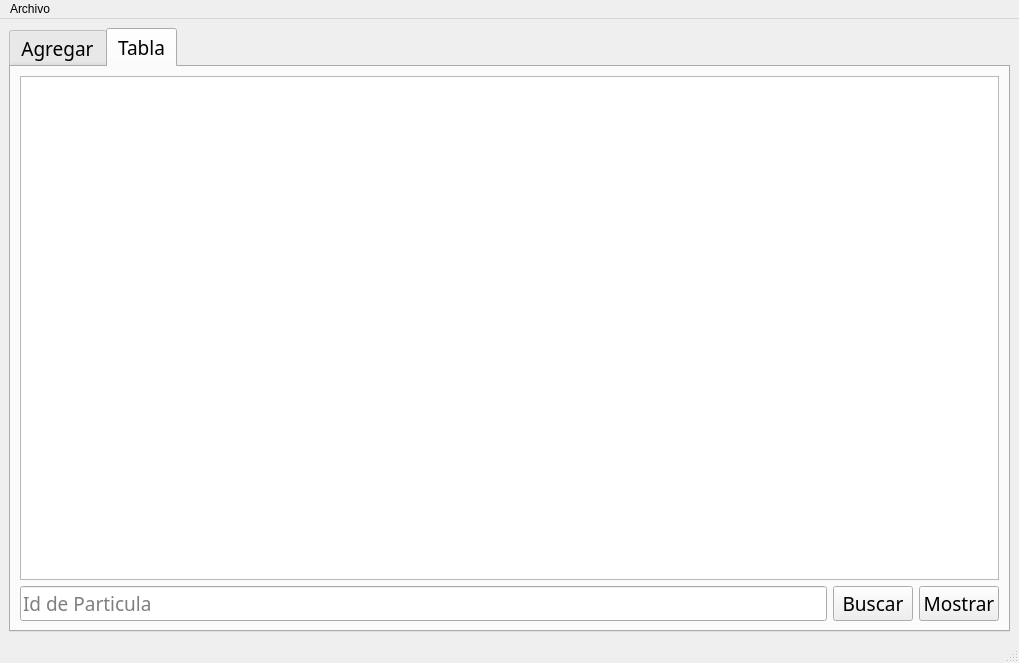
<?xml version="1.0" encoding="UTF-8"?>
<ui version="4.0">
 <class>MainWindow</class>
 <widget class="QMainWindow" name="MainWindow">
  <property name="geometry">
   <rect>
    <x>0</x>
    <y>0</y>
    <width>1019</width>
    <height>585</height>
   </rect>
  </property>
  <property name="windowTitle">
   <string>Particulas</string>
  </property>
  <widget class="QWidget" name="centralwidget">
   <layout class="QGridLayout" name="gridLayout_3">
    <item row="0" column="0">
     <widget class="QTabWidget" name="tabWidget">
      <property name="font">
       <font>
        <family>Pristina</family>
        <pointsize>14</pointsize>
       </font>
      </property>
      <property name="currentIndex">
       <number>1</number>
      </property>
      <widget class="QWidget" name="tab">
       <attribute name="title">
        <string>Agregar</string>
       </attribute>
       <layout class="QGridLayout" name="gridLayout_2">
        <item row="0" column="0">
         <widget class="QGroupBox" name="groupBox">
          <property name="title">
           <string/>
          </property>
          <layout class="QGridLayout" name="gridLayout">
           <item row="0" column="1" colspan="2">
            <widget class="QSpinBox" name="Id_spinBox">
             <property name="font">
              <font>
               <family>Rage Italic</family>
               <pointsize>14</pointsize>
              </font>
             </property>
            </widget>
           </item>
           <item row="8" column="1" colspan="2">
            <widget class="QSpinBox" name="Green_spinBox">
             <property name="palette">
              <palette>
               <active>
                <colorrole role="Text">
                 <brush brushstyle="SolidPattern">
                  <color alpha="255">
                   <red>0</red>
                   <green>170</green>
                   <blue>127</blue>
                  </color>
                 </brush>
                </colorrole>
                <colorrole role="PlaceholderText">
                 <brush brushstyle="SolidPattern">
                  <color alpha="128">
                   <red>0</red>
                   <green>170</green>
                   <blue>127</blue>
                  </color>
                 </brush>
                </colorrole>
               </active>
               <inactive>
                <colorrole role="Text">
                 <brush brushstyle="SolidPattern">
                  <color alpha="255">
                   <red>0</red>
                   <green>170</green>
                   <blue>127</blue>
                  </color>
                 </brush>
                </colorrole>
                <colorrole role="PlaceholderText">
                 <brush brushstyle="SolidPattern">
                  <color alpha="128">
                   <red>0</red>
                   <green>170</green>
                   <blue>127</blue>
                  </color>
                 </brush>
                </colorrole>
               </inactive>
               <disabled>
                <colorrole role="Text">
                 <brush brushstyle="SolidPattern">
                  <color alpha="255">
                   <red>120</red>
                   <green>120</green>
                   <blue>120</blue>
                  </color>
                 </brush>
                </colorrole>
                <colorrole role="PlaceholderText">
                 <brush brushstyle="SolidPattern">
                  <color alpha="128">
                   <red>0</red>
                   <green>0</green>
                   <blue>0</blue>
                  </color>
                 </brush>
                </colorrole>
               </disabled>
              </palette>
             </property>
             <property name="font">
              <font>
               <family>Rage Italic</family>
               <pointsize>14</pointsize>
              </font>
             </property>
             <property name="maximum">
              <number>255</number>
             </property>
            </widget>
           </item>
           <item row="8" column="0">
            <widget class="QLabel" name="Green">
             <property name="palette">
              <palette>
               <active>
                <colorrole role="WindowText">
                 <brush brushstyle="SolidPattern">
                  <color alpha="255">
                   <red>0</red>
                   <green>170</green>
                   <blue>127</blue>
                  </color>
                 </brush>
                </colorrole>
               </active>
               <inactive>
                <colorrole role="WindowText">
                 <brush brushstyle="SolidPattern">
                  <color alpha="255">
                   <red>0</red>
                   <green>170</green>
                   <blue>127</blue>
                  </color>
                 </brush>
                </colorrole>
               </inactive>
               <disabled>
                <colorrole role="WindowText">
                 <brush brushstyle="SolidPattern">
                  <color alpha="255">
                   <red>120</red>
                   <green>120</green>
                   <blue>120</blue>
                  </color>
                 </brush>
                </colorrole>
               </disabled>
              </palette>
             </property>
             <property name="font">
              <font>
               <family>Rage Italic</family>
               <pointsize>14</pointsize>
              </font>
             </property>
             <property name="text">
              <string>Green:</string>
             </property>
            </widget>
           </item>
           <item row="4" column="1" colspan="2">
            <widget class="QSpinBox" name="DestinoY_spinBox">
             <property name="font">
              <font>
               <family>Rage Italic</family>
               <pointsize>14</pointsize>
              </font>
             </property>
             <property name="maximum">
              <number>500</number>
             </property>
            </widget>
           </item>
           <item row="0" column="0">
            <widget class="QLabel" name="Id">
             <property name="font">
              <font>
               <family>Rage Italic</family>
               <pointsize>14</pointsize>
              </font>
             </property>
             <property name="text">
              <string>Id:</string>
             </property>
            </widget>
           </item>
           <item row="5" column="1" colspan="2">
            <widget class="QSpinBox" name="Velocidad_spinBox">
             <property name="font">
              <font>
               <family>Rage Italic</family>
               <pointsize>14</pointsize>
              </font>
             </property>
            </widget>
           </item>
           <item row="2" column="1" colspan="2">
            <widget class="QSpinBox" name="OrigenY_spinBox">
             <property name="font">
              <font>
               <family>Rage Italic</family>
               <pointsize>14</pointsize>
              </font>
             </property>
             <property name="maximum">
              <number>500</number>
             </property>
            </widget>
           </item>
           <item row="6" column="0">
            <widget class="QLabel" name="Color">
             <property name="palette">
              <palette>
               <active>
                <colorrole role="WindowText">
                 <brush brushstyle="SolidPattern">
                  <color alpha="255">
                   <red>85</red>
                   <green>0</green>
                   <blue>127</blue>
                  </color>
                 </brush>
                </colorrole>
               </active>
               <inactive>
                <colorrole role="WindowText">
                 <brush brushstyle="SolidPattern">
                  <color alpha="255">
                   <red>85</red>
                   <green>0</green>
                   <blue>127</blue>
                  </color>
                 </brush>
                </colorrole>
               </inactive>
               <disabled>
                <colorrole role="WindowText">
                 <brush brushstyle="SolidPattern">
                  <color alpha="255">
                   <red>120</red>
                   <green>120</green>
                   <blue>120</blue>
                  </color>
                 </brush>
                </colorrole>
               </disabled>
              </palette>
             </property>
             <property name="font">
              <font>
               <family>Rage Italic</family>
               <pointsize>14</pointsize>
              </font>
             </property>
             <property name="text">
              <string>Color</string>
             </property>
            </widget>
           </item>
           <item row="3" column="1" colspan="2">
            <widget class="QSpinBox" name="DestinoX_spinBox">
             <property name="font">
              <font>
               <family>Rage Italic</family>
               <pointsize>14</pointsize>
              </font>
             </property>
             <property name="maximum">
              <number>500</number>
             </property>
            </widget>
           </item>
           <item row="9" column="0">
            <widget class="QLabel" name="Blue">
             <property name="palette">
              <palette>
               <active>
                <colorrole role="WindowText">
                 <brush brushstyle="SolidPattern">
                  <color alpha="255">
                   <red>0</red>
                   <green>0</green>
                   <blue>255</blue>
                  </color>
                 </brush>
                </colorrole>
               </active>
               <inactive>
                <colorrole role="WindowText">
                 <brush brushstyle="SolidPattern">
                  <color alpha="255">
                   <red>0</red>
                   <green>0</green>
                   <blue>255</blue>
                  </color>
                 </brush>
                </colorrole>
               </inactive>
               <disabled>
                <colorrole role="WindowText">
                 <brush brushstyle="SolidPattern">
                  <color alpha="255">
                   <red>120</red>
                   <green>120</green>
                   <blue>120</blue>
                  </color>
                 </brush>
                </colorrole>
               </disabled>
              </palette>
             </property>
             <property name="font">
              <font>
               <family>Rage Italic</family>
               <pointsize>14</pointsize>
              </font>
             </property>
             <property name="text">
              <string>Blue:</string>
             </property>
            </widget>
           </item>
           <item row="7" column="0">
            <widget class="QLabel" name="Red">
             <property name="palette">
              <palette>
               <active>
                <colorrole role="WindowText">
                 <brush brushstyle="SolidPattern">
                  <color alpha="255">
                   <red>197</red>
                   <green>0</green>
                   <blue>0</blue>
                  </color>
                 </brush>
                </colorrole>
               </active>
               <inactive>
                <colorrole role="WindowText">
                 <brush brushstyle="SolidPattern">
                  <color alpha="255">
                   <red>197</red>
                   <green>0</green>
                   <blue>0</blue>
                  </color>
                 </brush>
                </colorrole>
               </inactive>
               <disabled>
                <colorrole role="WindowText">
                 <brush brushstyle="SolidPattern">
                  <color alpha="255">
                   <red>120</red>
                   <green>120</green>
                   <blue>120</blue>
                  </color>
                 </brush>
                </colorrole>
               </disabled>
              </palette>
             </property>
             <property name="font">
              <font>
               <family>Rage Italic</family>
               <pointsize>14</pointsize>
              </font>
             </property>
             <property name="text">
              <string>Red:</string>
             </property>
            </widget>
           </item>
           <item row="11" column="0" colspan="3">
            <widget class="QPushButton" name="AgregarInicio">
             <property name="font">
              <font>
               <family>Broadway</family>
               <pointsize>12</pointsize>
              </font>
             </property>
             <property name="text">
              <string>Agregar Inicio</string>
             </property>
            </widget>
           </item>
           <item row="10" column="0" colspan="3">
            <widget class="QPushButton" name="AgregarFinal">
             <property name="font">
              <font>
               <family>Broadway</family>
               <pointsize>12</pointsize>
              </font>
             </property>
             <property name="cursor">
              <cursorShape>ArrowCursor</cursorShape>
             </property>
             <property name="text">
              <string>Agregar Final</string>
             </property>
            </widget>
           </item>
           <item row="9" column="1" colspan="2">
            <widget class="QSpinBox" name="Blue_spinBox">
             <property name="palette">
              <palette>
               <active>
                <colorrole role="Text">
                 <brush brushstyle="SolidPattern">
                  <color alpha="255">
                   <red>0</red>
                   <green>0</green>
                   <blue>255</blue>
                  </color>
                 </brush>
                </colorrole>
                <colorrole role="ButtonText">
                 <brush brushstyle="SolidPattern">
                  <color alpha="255">
                   <red>0</red>
                   <green>0</green>
                   <blue>0</blue>
                  </color>
                 </brush>
                </colorrole>
                <colorrole role="PlaceholderText">
                 <brush brushstyle="SolidPattern">
                  <color alpha="128">
                   <red>0</red>
                   <green>0</green>
                   <blue>255</blue>
                  </color>
                 </brush>
                </colorrole>
               </active>
               <inactive>
                <colorrole role="Text">
                 <brush brushstyle="SolidPattern">
                  <color alpha="255">
                   <red>0</red>
                   <green>0</green>
                   <blue>255</blue>
                  </color>
                 </brush>
                </colorrole>
                <colorrole role="ButtonText">
                 <brush brushstyle="SolidPattern">
                  <color alpha="255">
                   <red>0</red>
                   <green>0</green>
                   <blue>0</blue>
                  </color>
                 </brush>
                </colorrole>
                <colorrole role="PlaceholderText">
                 <brush brushstyle="SolidPattern">
                  <color alpha="128">
                   <red>0</red>
                   <green>0</green>
                   <blue>255</blue>
                  </color>
                 </brush>
                </colorrole>
               </inactive>
               <disabled>
                <colorrole role="Text">
                 <brush brushstyle="SolidPattern">
                  <color alpha="255">
                   <red>120</red>
                   <green>120</green>
                   <blue>120</blue>
                  </color>
                 </brush>
                </colorrole>
                <colorrole role="ButtonText">
                 <brush brushstyle="SolidPattern">
                  <color alpha="255">
                   <red>120</red>
                   <green>120</green>
                   <blue>120</blue>
                  </color>
                 </brush>
                </colorrole>
                <colorrole role="PlaceholderText">
                 <brush brushstyle="SolidPattern">
                  <color alpha="128">
                   <red>0</red>
                   <green>0</green>
                   <blue>0</blue>
                  </color>
                 </brush>
                </colorrole>
               </disabled>
              </palette>
             </property>
             <property name="font">
              <font>
               <family>Rage Italic</family>
               <pointsize>14</pointsize>
              </font>
             </property>
             <property name="maximum">
              <number>255</number>
             </property>
            </widget>
           </item>
           <item row="4" column="0">
            <widget class="QLabel" name="DestinoY">
             <property name="font">
              <font>
               <family>Rage Italic</family>
               <pointsize>14</pointsize>
              </font>
             </property>
             <property name="text">
              <string>Destino en y:</string>
             </property>
            </widget>
           </item>
           <item row="5" column="0">
            <widget class="QLabel" name="Velocidad">
             <property name="font">
              <font>
               <family>Rage Italic</family>
               <pointsize>14</pointsize>
              </font>
             </property>
             <property name="text">
              <string>Velocidad:</string>
             </property>
            </widget>
           </item>
           <item row="2" column="0">
            <widget class="QLabel" name="OrigenY">
             <property name="font">
              <font>
               <family>Rage Italic</family>
               <pointsize>14</pointsize>
              </font>
             </property>
             <property name="text">
              <string>Origen en y:</string>
             </property>
            </widget>
           </item>
           <item row="1" column="1" colspan="2">
            <widget class="QSpinBox" name="OrigenX_spinBox">
             <property name="font">
              <font>
               <family>Rage Italic</family>
               <pointsize>14</pointsize>
              </font>
             </property>
             <property name="maximum">
              <number>500</number>
             </property>
            </widget>
           </item>
           <item row="3" column="0">
            <widget class="QLabel" name="DestinoX">
             <property name="font">
              <font>
               <family>Rage Italic</family>
               <pointsize>14</pointsize>
              </font>
             </property>
             <property name="text">
              <string>Destino en x:</string>
             </property>
            </widget>
           </item>
           <item row="1" column="0">
            <widget class="QLabel" name="OrigenX">
             <property name="font">
              <font>
               <family>Rage Italic</family>
               <pointsize>14</pointsize>
              </font>
             </property>
             <property name="text">
              <string>Origen en x:</string>
             </property>
            </widget>
           </item>
           <item row="12" column="0" colspan="3">
            <widget class="QPushButton" name="Mostrar">
             <property name="font">
              <font>
               <family>Broadway</family>
               <pointsize>12</pointsize>
              </font>
             </property>
             <property name="text">
              <string>Mostrar</string>
             </property>
            </widget>
           </item>
           <item row="7" column="1" colspan="2">
            <widget class="QSpinBox" name="Red_spinBox">
             <property name="palette">
              <palette>
               <active>
                <colorrole role="Text">
                 <brush brushstyle="SolidPattern">
                  <color alpha="255">
                   <red>185</red>
                   <green>0</green>
                   <blue>0</blue>
                  </color>
                 </brush>
                </colorrole>
                <colorrole role="PlaceholderText">
                 <brush brushstyle="SolidPattern">
                  <color alpha="128">
                   <red>185</red>
                   <green>0</green>
                   <blue>0</blue>
                  </color>
                 </brush>
                </colorrole>
               </active>
               <inactive>
                <colorrole role="Text">
                 <brush brushstyle="SolidPattern">
                  <color alpha="255">
                   <red>185</red>
                   <green>0</green>
                   <blue>0</blue>
                  </color>
                 </brush>
                </colorrole>
                <colorrole role="PlaceholderText">
                 <brush brushstyle="SolidPattern">
                  <color alpha="128">
                   <red>185</red>
                   <green>0</green>
                   <blue>0</blue>
                  </color>
                 </brush>
                </colorrole>
               </inactive>
               <disabled>
                <colorrole role="Text">
                 <brush brushstyle="SolidPattern">
                  <color alpha="255">
                   <red>120</red>
                   <green>120</green>
                   <blue>120</blue>
                  </color>
                 </brush>
                </colorrole>
                <colorrole role="PlaceholderText">
                 <brush brushstyle="SolidPattern">
                  <color alpha="128">
                   <red>0</red>
                   <green>0</green>
                   <blue>0</blue>
                  </color>
                 </brush>
                </colorrole>
               </disabled>
              </palette>
             </property>
             <property name="font">
              <font>
               <family>Rage Italic</family>
               <pointsize>14</pointsize>
              </font>
             </property>
             <property name="maximum">
              <number>255</number>
             </property>
            </widget>
           </item>
          </layout>
         </widget>
        </item>
        <item row="0" column="1">
         <widget class="QPlainTextEdit" name="plainTextEdit">
          <property name="font">
           <font>
            <family>Rage Italic</family>
            <pointsize>14</pointsize>
           </font>
          </property>
         </widget>
        </item>
       </layout>
      </widget>
      <widget class="QWidget" name="tab_2">
       <attribute name="title">
        <string>Tabla</string>
       </attribute>
       <layout class="QGridLayout" name="gridLayout_4">
        <item row="1" column="0">
         <widget class="QLineEdit" name="Buscar">
          <property name="placeholderText">
           <string>Id de Particula</string>
          </property>
         </widget>
        </item>
        <item row="1" column="1">
         <widget class="QPushButton" name="Buscar_Boton">
          <property name="font">
           <font>
            <family>Broadway</family>
            <pointsize>14</pointsize>
           </font>
          </property>
          <property name="text">
           <string>Buscar</string>
          </property>
         </widget>
        </item>
        <item row="1" column="2">
         <widget class="QPushButton" name="Mostrar_Tabla_Boton">
          <property name="font">
           <font>
            <family>Broadway</family>
            <pointsize>14</pointsize>
           </font>
          </property>
          <property name="text">
           <string>Mostrar</string>
          </property>
         </widget>
        </item>
        <item row="0" column="0" colspan="3">
         <widget class="QTableWidget" name="tableWidget">
          <property name="font">
           <font>
            <pointsize>12</pointsize>
           </font>
          </property>
         </widget>
        </item>
       </layout>
      </widget>
     </widget>
    </item>
   </layout>
  </widget>
  <widget class="QMenuBar" name="menubar">
   <property name="geometry">
    <rect>
     <x>0</x>
     <y>0</y>
     <width>1019</width>
     <height>21</height>
    </rect>
   </property>
   <widget class="QMenu" name="menuArchivo">
    <property name="title">
     <string>Archivo</string>
    </property>
    <addaction name="actionAbrir"/>
    <addaction name="actionGuardar"/>
   </widget>
   <addaction name="menuArchivo"/>
  </widget>
  <widget class="QStatusBar" name="statusbar"/>
  <action name="actionAbrir">
   <property name="text">
    <string>Abrir</string>
   </property>
   <property name="font">
    <font>
     <family>Script MT Bold</family>
     <pointsize>14</pointsize>
     <weight>75</weight>
     <bold>true</bold>
    </font>
   </property>
   <property name="shortcut">
    <string>Ctrl+O</string>
   </property>
  </action>
  <action name="actionGuardar">
   <property name="text">
    <string>Guardar</string>
   </property>
   <property name="font">
    <font>
     <family>Script MT Bold</family>
     <pointsize>14</pointsize>
     <weight>75</weight>
     <bold>true</bold>
    </font>
   </property>
   <property name="shortcut">
    <string>Ctrl+S</string>
   </property>
  </action>
 </widget>
 <resources/>
 <connections/>
</ui>
